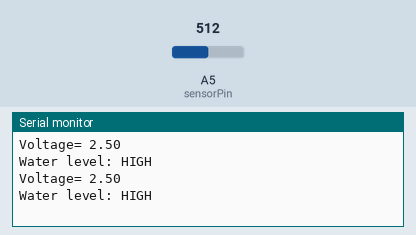
Bench run of a sketch on a simulated Arduino Uno, built with avr-gcc and run on an emulated ATmega328P. Shown: the last lines printed to the serial monitor. The inputs (shaded band) are chosen by the test bench; at power-on: A5 (sensorPin) = 512.

Above: at 2.3 s.
2.4 s: A5 (sensorPin) set to 1002
At 4.2 s:
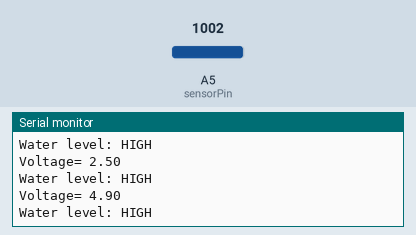
4.5 s: A5 (sensorPin) set to 1019
At 5.8 s:
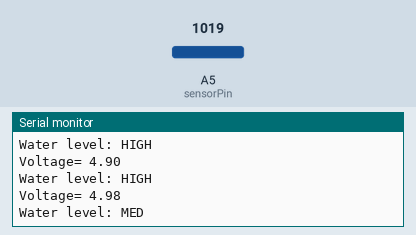
Timing chart, 0 to 7.5 s (numbered marks = the images above; inputs shaded):
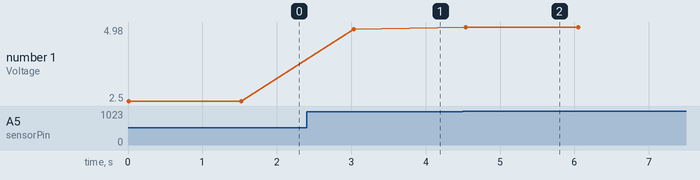

The sketch:

water_level_sensor_voltage.ino
```cpp
// Sensor pins
#define sensorPower 7
#define sensorPin A5

// Thresholds
int upperThreshold = 1016;
int lowerThreshold = 1023;

// Value for storing water level
int val = 0;


int value = 0;
float voltage;

void setup() {
	// Set D7 as an OUTPUT
	pinMode(sensorPower, OUTPUT);

	// Set to LOW so no power flows through the sensor
	digitalWrite(sensorPower, LOW);

	Serial.begin(9600);
}

void loop() {
	//get the reading from the function below and print it
	int level = readSensor();

	if(level <= 1023 && level >= 1021){
      Serial.println("Water level: LOW ");
  } else if(level < 1021 && level > 1018){
      Serial.println("Water level: MED ");
  } else{
    Serial.println("Water level: HIGH ");
  }

  //int adjustedLevel = map(level, 1023, 880, 0, 100); // map the value from 0, 1023 to 0, 100
	//Serial.println(level);

	delay(1500);
}

//This is a function used to get the reading
int readSensor() {
	digitalWrite(sensorPower, HIGH);	// Turn the sensor ON
	delay(10);							// wait 10 milliseconds
	val = analogRead(sensorPin);		// Read the analog value from sensor
	digitalWrite(sensorPower, LOW);		// Turn the sensor OFF
  voltage = val * 5.0/1023;
  Serial.print("Voltage= ");
  Serial.println(voltage);

	return val;							// send current reading
}
```

Measured:
- the behaviour switches between 1018 and 1019 on A5 (sensorPin) (found by bisection; images 1 and 2)
- after the input at 2.4 s, the serial monitor: prints a new line after 0.63 s (image 1)
- after the input at 4.5 s, the serial monitor: prints a new line at once (image 2)
- plotted number 1: 2.5 → 4.9 after the input at 2.4 s, 4.9 → 4.98 after the input at 4.5 s
